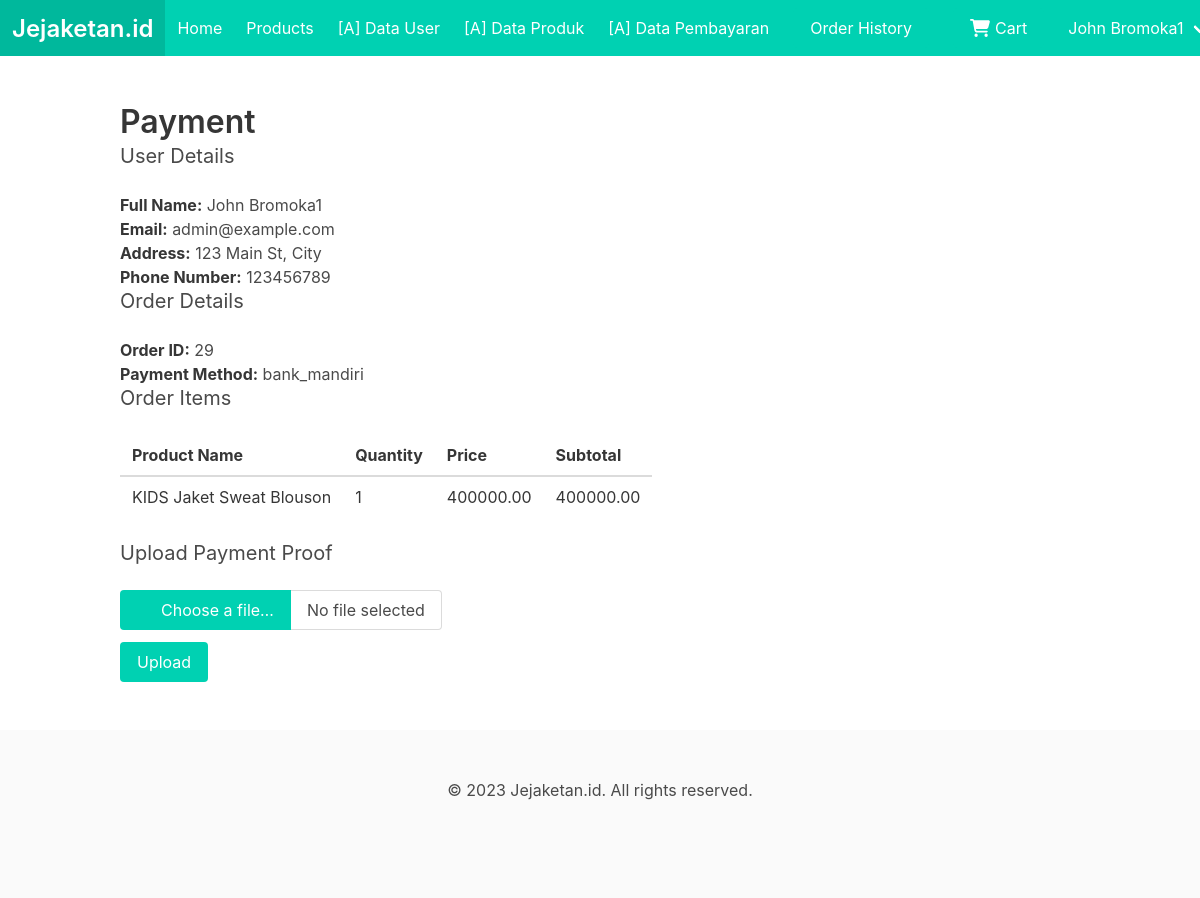
The page /payment.php?order_id=29 (signed in) on the database its author committed.
### tables this page shows
CREATE TABLE IF NOT EXISTS `ShippingDetails` (
  `shipping_id` int(11) NOT NULL AUTO_INCREMENT,
  `order_id` int(11) DEFAULT NULL,
  `full_name` varchar(100) DEFAULT NULL,
  `email` varchar(100) DEFAULT NULL,
  `address` varchar(200) DEFAULT NULL,
  `phone_number` varchar(20) DEFAULT NULL,
  PRIMARY KEY (`shipping_id`),
  KEY `ShippingDetails_ibfk_1` (`order_id`),
  CONSTRAINT `ShippingDetails_ibfk_1` FOREIGN KEY (`order_id`) REFERENCES `Orders` (`order_id`) ON DELETE CASCADE ON UPDATE CASCADE
);

CREATE TABLE IF NOT EXISTS `PaymentMethod` (
  `payment_id` int(11) NOT NULL AUTO_INCREMENT,
  `order_id` int(11) DEFAULT NULL,
  `payment_method` varchar(50) DEFAULT NULL,
  PRIMARY KEY (`payment_id`),
  KEY `PaymentMethod_ibfk_1` (`order_id`),
  CONSTRAINT `PaymentMethod_ibfk_1` FOREIGN KEY (`order_id`) REFERENCES `Orders` (`order_id`) ON DELETE CASCADE ON UPDATE CASCADE
);

CREATE TABLE IF NOT EXISTS `OrderItem` (
  `order_item_id` int(11) NOT NULL AUTO_INCREMENT,
  `order_id` int(11) DEFAULT NULL,
  `product_id` int(11) DEFAULT NULL,
  `quantity` int(11) DEFAULT NULL,
  `subtotal` decimal(10,2) DEFAULT NULL,
  PRIMARY KEY (`order_item_id`),
  KEY `OrderItem_ibfk_1` (`order_id`),
  KEY `OrderItem_ibfk_2` (`product_id`),
  CONSTRAINT `OrderItem_ibfk_1` FOREIGN KEY (`order_id`) REFERENCES `Orders` (`order_id`) ON DELETE CASCADE ON UPDATE CASCADE,
  CONSTRAINT `OrderItem_ibfk_2` FOREIGN KEY (`product_id`) REFERENCES `Product` (`product_id`) ON DELETE NO ACTION ON UPDATE NO ACTION
);

CREATE TABLE IF NOT EXISTS `Product` (
  `product_id` int(11) NOT NULL AUTO_INCREMENT,
  `product_name` varchar(100) NOT NULL,
  `category` varchar(100) NOT NULL,
  `description` text DEFAULT NULL,
  `price` decimal(10,2) NOT NULL,
  `image_url` varchar(200) DEFAULT NULL,
  `is_featured` enum('Y','N') DEFAULT 'N',
  `created_at` datetime DEFAULT NULL,
  `updated_at` datetime DEFAULT NULL,
  PRIMARY KEY (`product_id`)
);

### payment.php (the view, shortened to what this page needs)
<?php
include 'header.php';
$userId = $_SESSION['user']['user_id'];
$orderId = $_GET['order_id'];
$checkOrderQuery = "SELECT * FROM Orders WHERE order_id = $orderId AND user_id = $userId";
$checkOrderResult = mysqli_query($conn, $checkOrderQuery);
if ($checkOrderResult && mysqli_num_rows($checkOrderResult) > 0) {
  $shippingQuery = "SELECT * FROM ShippingDetails WHERE order_id = $orderId";
  $shippingResult = mysqli_query($conn, $shippingQuery);
  $shipping = mysqli_fetch_assoc($shippingResult);
  $paymentQuery = "SELECT * FROM PaymentMethod WHERE order_id = $orderId";
  $paymentResult = mysqli_query($conn, $paymentQuery);
  $payment = mysqli_fetch_assoc($paymentResult);
  $itemQuery = "SELECT oi.*, p.product_name, p.price FROM OrderItem oi
                INNER JOIN Product p ON oi.product_id = p.product_id
                WHERE oi.order_id = $orderId";
  $itemResult = mysqli_query($conn, $itemQuery);
  ?>
  <body>
    <section class="section">
      <div class="container">
        <h1 class="title">Payment</h1>
        <h2 class="subtitle">User Details</h2>
        <p><strong>Full Name:</strong> <?php echo $shipping['full_name']; ?></p>
        <p><strong>Email:</strong> <?php echo $shipping['email']; ?></p>
        <p><strong>Address:</strong> <?php echo $shipping['address']; ?></p>
        <p><strong>Phone Number:</strong> <?php echo $shipping['phone_number']; ?></p>
        <h2 class="subtitle">Order Details</h2>
        <p><strong>Order ID:</strong> <?php echo $orderId; ?></p>
        <p><strong>Payment Method:</strong> <?php echo $payment['payment_method']; ?></p>
        <h3 class="subtitle">Order Items</h3>
        <table class="table">
          <thead>
            <tr>
              <th>Product Name</th>
              <th>Quantity</th>
              <th>Price</th>
              <th>Subtotal</th>
            </tr>
          </thead>
          <tbody>
            <?php
            while ($item = mysqli_fetch_assoc($itemResult)) {
              echo "<tr>";
              echo "<td>" . $item['product_name'] . "</td>";
              echo "<td>" . $item['quantity'] . "</td>";
              echo "<td>" . $item['price'] . "</td>";
              echo "<td>" . $item['subtotal'] . "</td>";
              echo "</tr>";
            }
            ?>
          </tbody>
        </table>
        <h2 class="subtitle">Upload Payment Proof</h2>
        <form action="upload-payment.php" method="post" enctype="multipart/form-data">
          <div class="field">
            <div class="file is-primary has-name">
              <label class="file-label">
                <span class="file-cta">
                  <span class="file-icon">
                  </span>
                  <span class="file-label">
                    Choose a file…
                  </span>
                </span>
                <span class="file-name">
                  No file selected
                </span>
              </label>
            </div>
          </div>
          <div class="field">
            <div class="control">
              <input class="button is-primary" type="submit" value="Upload">
            </div>
          </div>
        </form>
      </div>
    </section>
<?php
include 'footer.php';
?>
  </body>
  </html>
  <?php
} else {
  header("Location: index.php");
  exit();
}
?>

### rows shown on the page
shippingdetails: full_name "John Bromoka1", email "admin@example.com", address "123 Main St, City", phone_number "123456789"
paymentmethod: payment_method "bank_mandiri"
orderitem: product.product_name "KIDS Jaket Sweat Blouson", quantity "1", product.price "400000.00", subtotal "400000.00"

### other values the page prints
$user['full_name'] "John Bromoka1"
$orderId "29"
